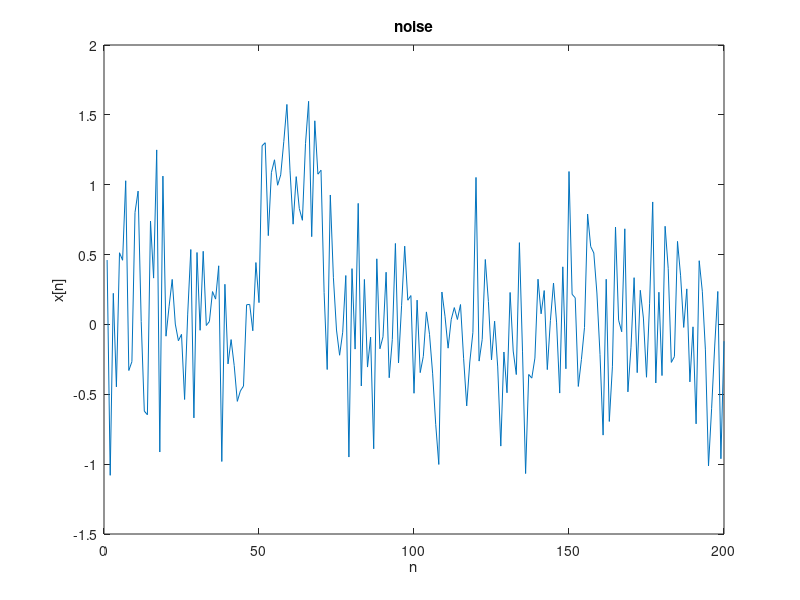
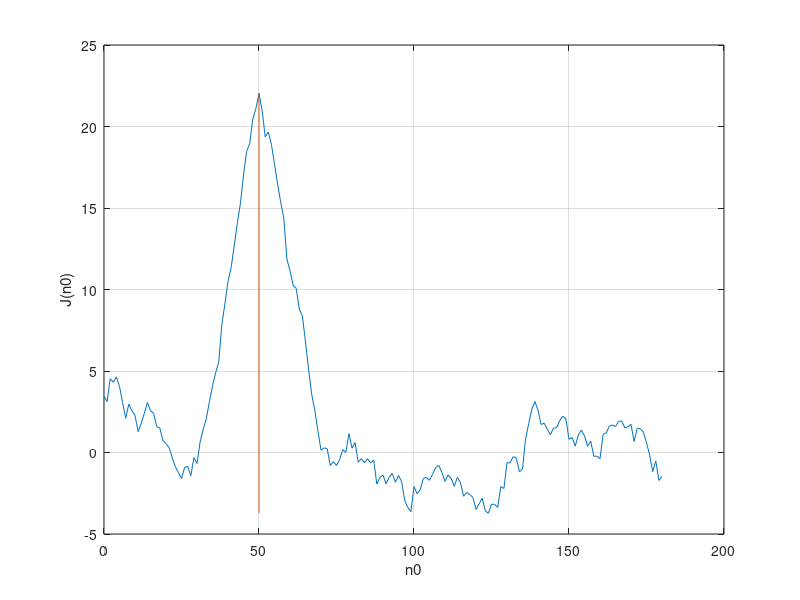

These charts were generated, in order, by the following MATLAB code:
% ==========================
% Estimation of time delay
% estimates the delay time of a square pulse embedded in WGN.
%
% ==========================

clear all; close all;

M=20;   
n=200;  % time sample
sig2u=0.25;  % variance
n0=50;  % time delay
s=ones(M,1);  % generate square pulse
ss=[zeros(n0,1);s;zeros(n-n0-M,1)];  % embed signal in array of length N
                                    % [50*(0) 20*(1) 130*(0)]'
x=ss+0.5*randn(length(ss),1);  % add noise to signal
n1=1:200;
%plot(n1,ss);figure;
plot(n1,x);
xlabel('n');ylabel('x[n]');title('noise');


lx=length(x);
ls=length(s);
for n0=0:lx-ls 
    xdat=x(n0+1:n0+ls,1); % pick out data for assumed signal interval
    J(n0+1,1)=xdat'*s;  % J = correlate data with delayed signal
end
[maxJ I]=max(J);  % find maximum and location of maximum of objective function
n0hat=I-1;  % convert to estimate of time delay
%plot(n0,xdat)

n0hat %estimate of delay time
n0=0:180;

figure;

plot(n0,J);hold on;grid;
line([n0hat,n0hat],[min(J),max(J)]);    %([from_x,end_x], [from_y,end_y])
xlabel('n0');ylabel('J(n0)');
%axis([0,180,-4,25]);


